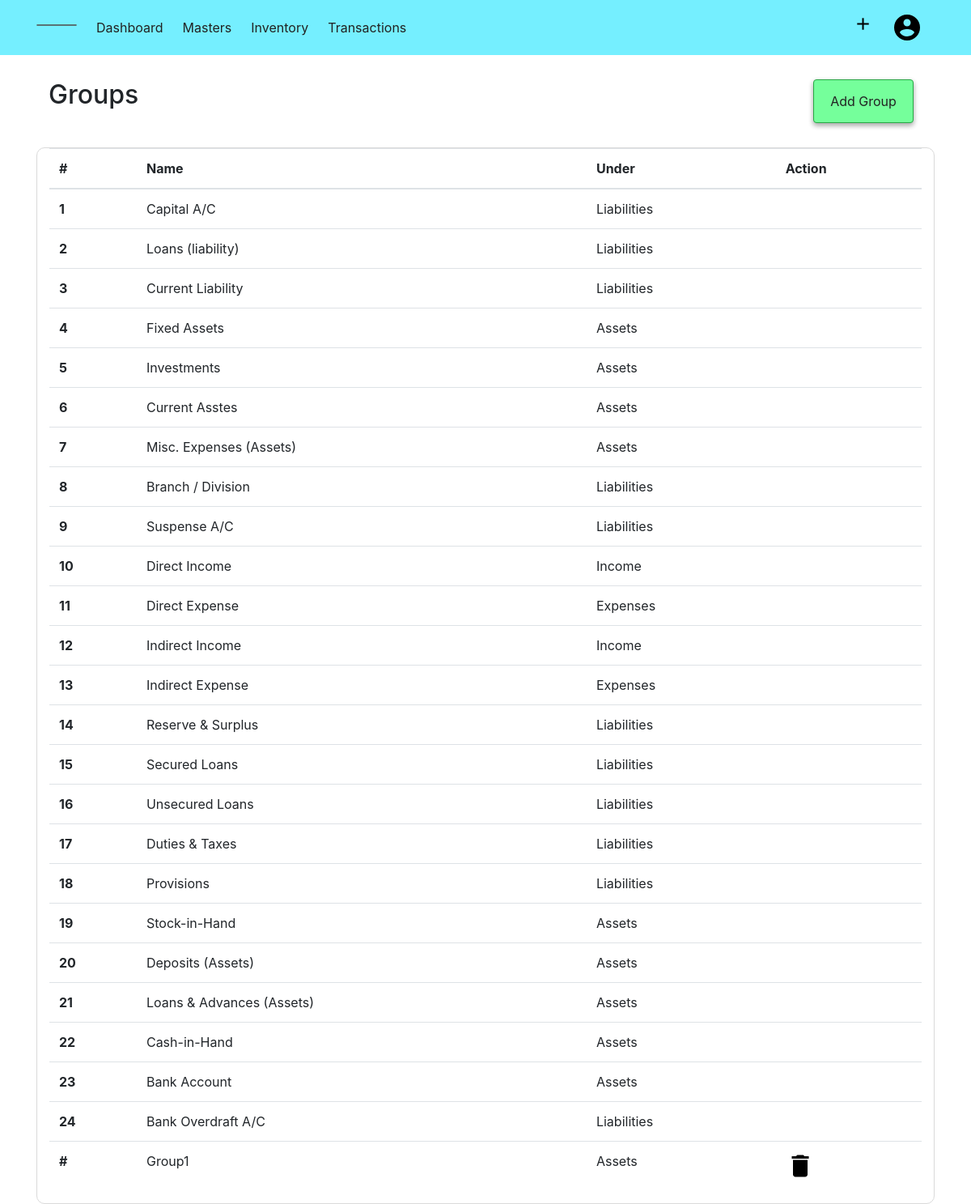
/groups (signed in), run on an earlier commit of the app's database.
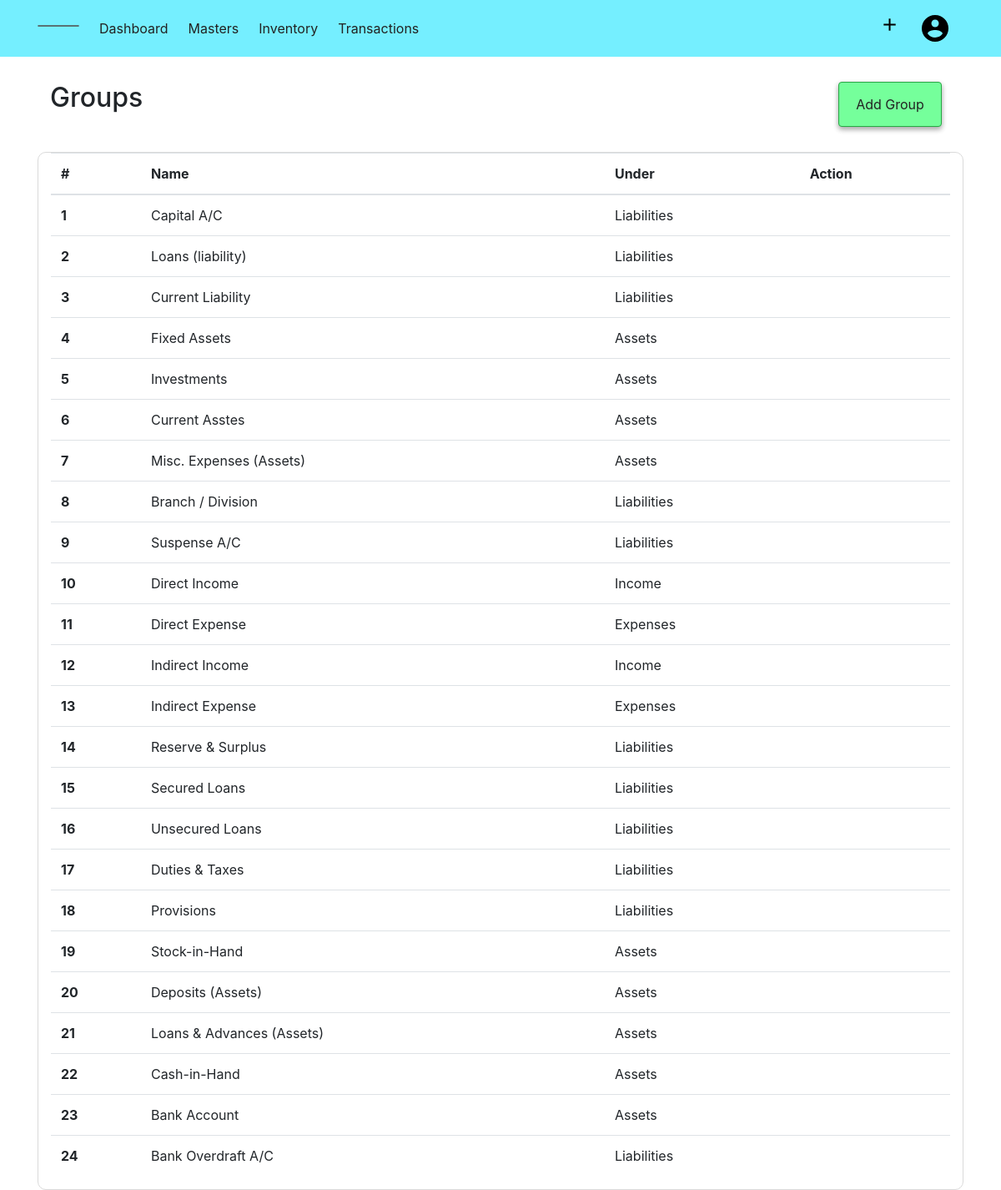
And on a later commit of the database.
### acsystem/models.py (models this page shows, shortened)
class FixedGroup(db.Model):
    id = db.Column(db.Integer, primary_key=True)
    name = db.Column(db.String(40), nullable=False)
    under = db.Column(db.String(20), nullable=False)

class Group(db.Model):
    id = db.Column(db.Integer, primary_key=True)
    name = db.Column(db.String(40), nullable=False)
    under = db.Column(db.String(20), nullable=False)
    ledgers = db.relationship('Ledger', backref='undergroup', lazy=True, cascade="all, delete-orphan")
    company_id = db.Column(db.Integer, db.ForeignKey('company.id', ondelete="CASCADE"), nullable=False)

### acsystem/groupledger/routes.py (the view)
@groupledgers.route('/groups', methods=['GET','POST'])
@login_required
def group():
    if current_user.activecompany == 0:
        flash(f"No Company is Activated! ","warning")
        return redirect(url_for('company.companies'))
    form = GroupForm()
    if form.validate_on_submit():
        usergroup = Group(name = form.name.data, under = form.under.data, company_id=current_user.activecompany)
        db.session.add(usergroup)
        db.session.commit()
        flash(f"Group Added Successfully.","success")
        return redirect(url_for('groupledgers.group'))
    groups = Group.query.filter_by(company_id = current_user.activecompany).all()
    fixedgroups = FixedGroup.query.all()
    return render_template('groupledger/showgroup.html', title="Groups", form=form, groups = groups, fixedgroups=fixedgroups )

### acsystem/models.py (called while the page is built)
@login_manager.user_loader
def load_user(user_id):
    return User.query.get(int(user_id))

### acsystem/templates/groupledger/showgroup.html (shortened to what this page needs)
{% from "renderfield.html" import render_field, render_doublefield %}
{% extends "layout.html"%}
{% block content %}
<div class="container">
    <div class="container-fluid">
        <h2 class="float-left">Groups</h2>
        <ul class="nav justify-content-end">
            <li class="btn btn-success">
                <a class="nav-link" data-toggle="modal" data-target="#creategroup">Add Group</a>
            </li>
        </ul>
    </div>
    <div class="container-fluid" style="border:1px solid rgb(218, 218, 218); border-radius:10px;">
        <table class="table table-hover">
            <thead>
                <tr>
                    <th scope="col">#</th>
                    <th scope="col">Name</th>
                    <th scope="col">Under</th>
                    <th scope="col">Action</th>
                </tr>
            </thead>
            <tbody>
                {% for group in fixedgroups %}
                <tr>
                    <th scope="row">{{group.id}}</th>
                    <td>{{ group.name }}</td>
                    <td>{{ group.under }}</td>
                    <td>
                    </td>
                {% endfor %}
                {% for group in groups %}
                <tr>
                    <th scope="row">#</th>
                    <td>{{ group.name }}</td>
                    <td>{{ group.under }}</td>
                    <td  class="deletegrp" >
                        <img style="cursor:pointer;" data-toggle="modal" data-target="#deletegroup" src="{{ url_for('static',filename='images/delete.png') }}" alt="Delete">
                    </td>
                {% endfor %}
            </tbody>
        </table>
    </div>
</div>
{% endblock content %}

What changed in the data, as far as the page shows it:
removed Group: name "Group1", under "Assets"
